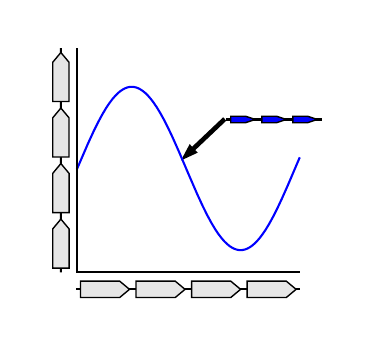

Reproduce this figure in Python.
#!/usr/bin/env python

import parasbolv as psv
import matplotlib.pyplot as plt
import numpy as np

part_list = []
part_list.append( ['CDS', 
                  {'arrowbody_height':5},
                   None
                  ] )
part_list.append( ['CDS', 
                  {'arrowbody_height':5},
                   None
                  ] )
part_list.append( ['CDS', 
                  {'arrowbody_height':5},
                   None
                  ] )
part_list.append( ['CDS', 
                  {'arrowbody_height':5},
                   None
                  ] )
        
fig, ax, baseline_start, baseline_end, bounds = psv.render_rotated_part_list(part_list, start_position = (-10,7), rotation = 3.142/2, glyph_path='../glyphs/', padding=0.2)
ax.plot([baseline_start[0], baseline_end[0]], [baseline_start[1], baseline_end[1]], color=(0,0,0), linewidth=1.5, zorder=0)

part_list = []
part_list.append( ['CDS', 
                  {'arrowbody_height':5},
                   None
                  ] )
part_list.append( ['CDS', 
                  {'arrowbody_height':5},
                   None
                  ] )
part_list.append( ['CDS', 
                  {'arrowbody_height':5},
                   None
                  ] )
part_list.append( ['CDS', 
                  {'arrowbody_height':5},
                   None
                  ] )

fig, ax, baseline_start, baseline_end, bounds = psv.render_part_list(part_list, start_position = (0,-4), fig=fig, ax=ax, extra_bounds_list=[bounds], glyph_path='../glyphs/', padding=0.2)
ax.plot([baseline_start[0], baseline_end[0]], [baseline_start[1], baseline_end[1]], color=(0,0,0), linewidth=1.5, zorder=0)

ax.arrow(90,100,-19,-18, width=2, color=(0,0,0))

part_list = []
part_list.append( ['CDS', 
                  {'arrowbody_height':2, 'arrowbody_width':15},
                  {'cds': {'facecolor': (0,0,1)}}
                  ] )
part_list.append( ['CDS', 
                  {'arrowbody_height':2, 'arrowbody_width':15},
                  {'cds': {'facecolor': (0,0,1)}}
                  ] )
part_list.append( ['CDS', 
                  {'arrowbody_height':2, 'arrowbody_width':15},
                  {'cds': {'facecolor': (0,0,1)}}
                  ] )

fig, ax, baseline_start, baseline_end, bounds = psv.render_part_list(part_list, start_position = (92,100), fig=fig, ax=ax, extra_bounds_list=[bounds], glyph_path='../glyphs/', padding=0.2)
ax.plot([baseline_start[0], baseline_end[0]], [baseline_start[1], baseline_end[1]], color=(0,0,0), linewidth=1.5, zorder=0)

t = np.arange(0, 136, 0.01)
s = 70 + 50 * (np.sin(0.015 * np.pi * t))
ax.plot(t, s, color=(0,0,1))
ax.plot([0,0], [6.5, 143], color=(0,0,0), linewidth=1.5)
ax.plot([0,136], [6.5, 6.5], color=(0,0,0), linewidth=1.5)

fig.savefig('08_annotate_figures.pdf', transparent=True, dpi=300)

plt.show()